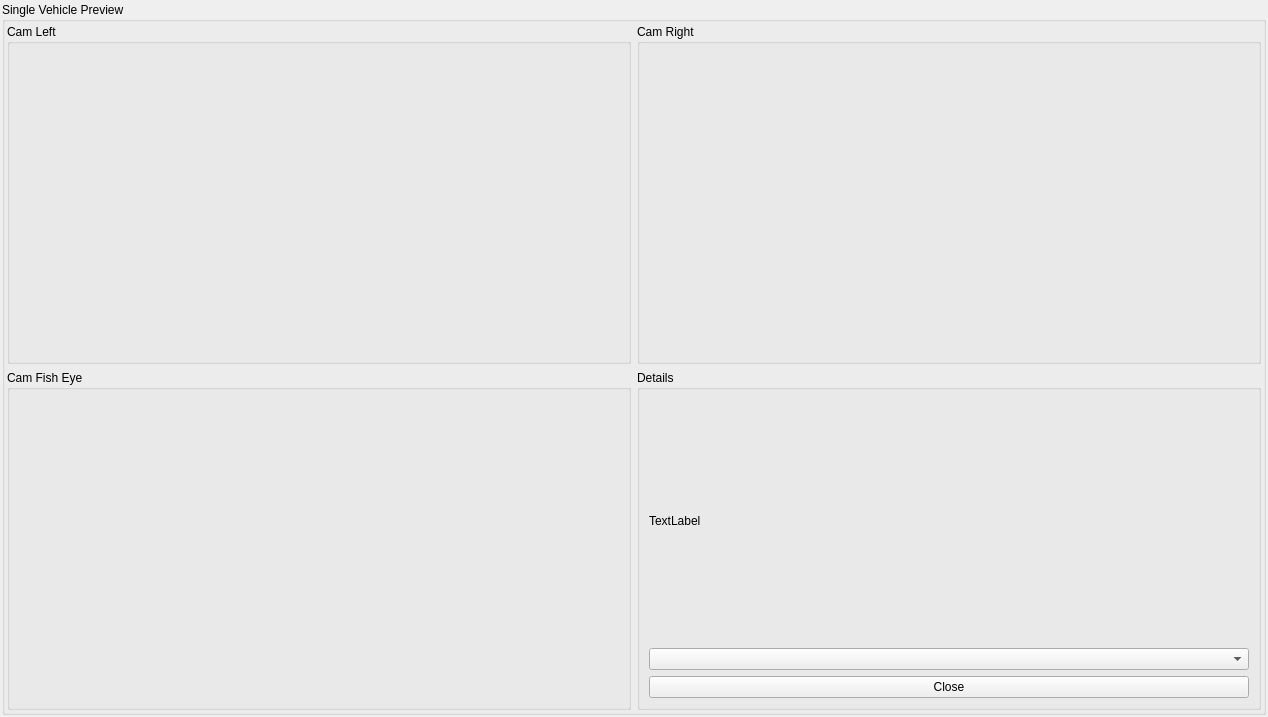
<?xml version="1.0" encoding="UTF-8"?>
<ui version="4.0">
 <class>SingleVehiclesPreview</class>
 <widget class="QWidget" name="SingleVehiclesPreview">
  <property name="geometry">
   <rect>
    <x>0</x>
    <y>0</y>
    <width>1268</width>
    <height>717</height>
   </rect>
  </property>
  <property name="windowTitle">
   <string>Form</string>
  </property>
  <layout class="QGridLayout" name="gridLayout">
   <property name="leftMargin">
    <number>2</number>
   </property>
   <property name="topMargin">
    <number>2</number>
   </property>
   <property name="rightMargin">
    <number>2</number>
   </property>
   <property name="bottomMargin">
    <number>2</number>
   </property>
   <item row="0" column="0">
    <layout class="QVBoxLayout" name="verticalLayout_3">
     <item>
      <widget class="QGroupBox" name="gpbSingleVehiclesPreview">
       <property name="title">
        <string>Single Vehicle Preview</string>
       </property>
       <layout class="QGridLayout" name="gridLayout_3">
        <property name="leftMargin">
         <number>2</number>
        </property>
        <property name="topMargin">
         <number>2</number>
        </property>
        <property name="rightMargin">
         <number>2</number>
        </property>
        <property name="bottomMargin">
         <number>2</number>
        </property>
        <item row="1" column="1">
         <widget class="QGroupBox" name="gbDetails">
          <property name="minimumSize">
           <size>
            <width>300</width>
            <height>200</height>
           </size>
          </property>
          <property name="title">
           <string>Details</string>
          </property>
          <layout class="QVBoxLayout" name="verticalLayout">
           <item>
            <widget class="QLabel" name="lblVehicleData">
             <property name="text">
              <string>TextLabel</string>
             </property>
            </widget>
           </item>
           <item>
            <widget class="QComboBox" name="cbVehicleChoice"/>
           </item>
           <item>
            <widget class="QPushButton" name="btnMultiVehicle">
             <property name="text">
              <string>Close</string>
             </property>
            </widget>
           </item>
          </layout>
         </widget>
        </item>
        <item row="0" column="1">
         <widget class="QGroupBox" name="gbCamRight">
          <property name="title">
           <string>Cam Right</string>
          </property>
          <layout class="QVBoxLayout" name="verticalLayout_5">
           <item>
            <layout class="QGridLayout" name="glCamRight"/>
           </item>
          </layout>
         </widget>
        </item>
        <item row="0" column="0">
         <widget class="QGroupBox" name="gbCamLeft">
          <property name="title">
           <string>Cam Left</string>
          </property>
          <layout class="QVBoxLayout" name="verticalLayout_2">
           <item>
            <layout class="QGridLayout" name="glCamLeft"/>
           </item>
          </layout>
         </widget>
        </item>
        <item row="1" column="0">
         <widget class="QGroupBox" name="gbCamFe">
          <property name="title">
           <string>Cam Fish Eye</string>
          </property>
          <layout class="QVBoxLayout" name="verticalLayout_4">
           <item>
            <layout class="QGridLayout" name="glCamFe"/>
           </item>
          </layout>
         </widget>
        </item>
       </layout>
      </widget>
     </item>
    </layout>
   </item>
  </layout>
 </widget>
 <resources/>
 <connections/>
</ui>
